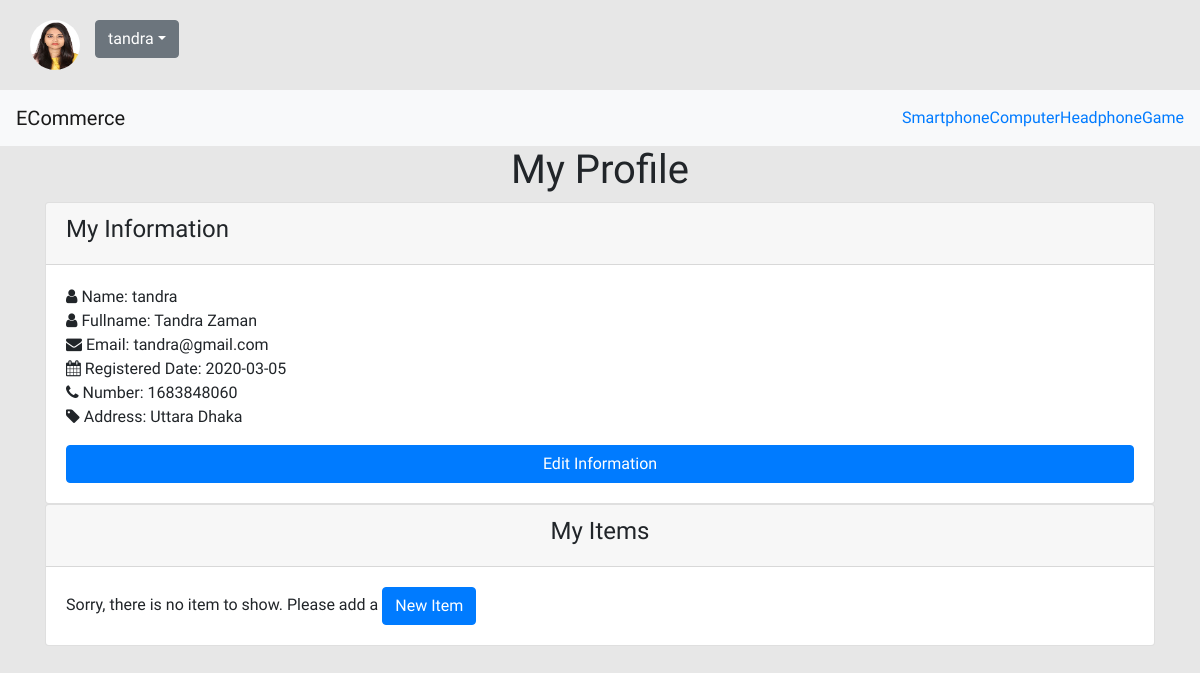
Before: /profile.php (signed in) with the older database file.
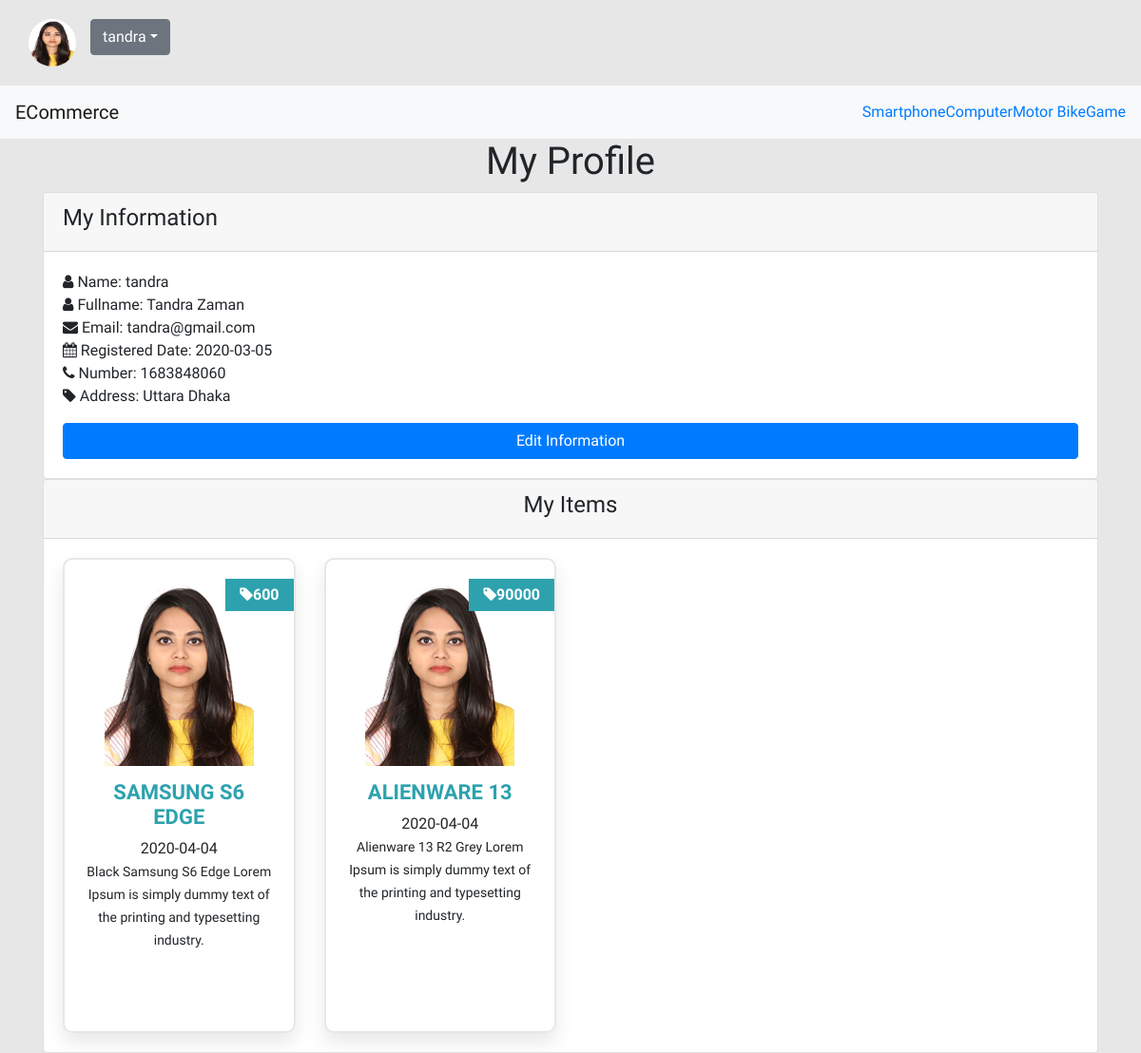
After: the same page with the newer database file.
### tables this page shows
CREATE TABLE `categories` (
  `Cat_id` int(11) NOT NULL,
  `Cat_name` varchar(255) NOT NULL,
  `Cat_description` varchar(255) NOT NULL,
  `Cat_parent` int(11) NOT NULL COMMENT 'Identify Parent and Child (If 0 -> Parent Category)',
  `Cat_ordering` int(11) NOT NULL,
  `Cat_visibility` int(11) NOT NULL,
  `Cat_comments` int(11) NOT NULL,
  `Cat_ads` int(11) NOT NULL
);

CREATE TABLE `users` (
  `UserID` int(11) NOT NULL COMMENT 'Define User ID ',
  `Username` varchar(255) NOT NULL COMMENT 'To identify the user',
  `Password` varchar(255) NOT NULL COMMENT 'User Password',
  `FullName` varchar(255) NOT NULL COMMENT 'User''s Fullname',
  `Email` varchar(255) NOT NULL COMMENT 'User''s Email',
  `PhoneNumber` int(11) NOT NULL,
  `PAddress` varchar(255) NOT NULL,
  `RegStatus` int(11) NOT NULL COMMENT 'Registration status',
  `GroupID` int(11) NOT NULL COMMENT 'Group of Users',
  `Date` date NOT NULL COMMENT 'Date',
  `Avatar` varchar(255) NOT NULL
);

CREATE TABLE `items` (
  `Item_ID` int(11) NOT NULL,
  `Item_name` varchar(255) NOT NULL,
  `Item_description` varchar(255) NOT NULL,
  `Item_price` int(11) NOT NULL,
  `Item_date` date NOT NULL,
  `Item_country` varchar(255) NOT NULL,
  `Item_status` int(11) NOT NULL,
  `Item_rating` smallint(6) NOT NULL,
  `Cat_ID` int(11) NOT NULL,
  `User_ID` int(11) NOT NULL,
  `Item_image` varchar(255) NOT NULL,
  `Item_approval` int(11) NOT NULL DEFAULT 0
);

### init.php (called while the page is built, shortened)
<?php
    include 'admin/connect.php';
    $sessionedUser = '';
    if(isset($_SESSION['user'])){
        $sessionedUser = $_SESSION['user'];
    }
    $tpl    = 'includes/templates/';
    $lang   = 'includes/languages/';
    $func   = 'includes/functions/';
    $css    = 'layout/css/';
    include $func . 'functions.php';
    include $lang . 'english.php';
    include $tpl  . 'header.php';
?>

### includes/languages/english.php (called while the page is built)
<?php
    function lang( $phrase ){
        static $lang = array(
            'HOME_ADMIN'    => 'ECommerce',
            'CATEGORIES'    => 'Categories',
            'ITEMS'         => 'Items',
            'MEMBERS'       => 'Members',
            'COMMENTS'      => 'Comments',
            'STATISTICS'    => 'Statistics'
        );
        return $lang[$phrase];
    }
?>

### includes/functions/functions.php (called while the page is built, shortened)
<?php
    function getAllFrom($field, $table, $where = NULL, $and = NULL, $orderingfield, $ordertype){
        global $connection;
        $getAll = $connection->prepare("SELECT $field FROM $table $where $and ORDER BY $orderingfield $ordertype");
        $getAll->execute();
        $all = $getAll->fetchAll();
        return $all;
    }
?>

### profile.php (the view, shortened to what this page needs)
<?php
    include 'init.php';
    if (isset($_SESSION['user'])) {
        $getUser = $connection->prepare('SELECT * FROM users WHERE Username = ?');
        $getUser->execute([$_SESSION['user']]);
        $info = $getUser->fetch();
        $userid = $info['UserID'];
?>
    <section>
        <div class="container">
            <div class="row">
                <div class="col-lg-12">
                    <h1 class="text-center">My Profile</h1>
                </div>
            </div>
        </div>
    </section>
    <section>
        <div class="container">
            <div class="row">
                <div class="col-lg-12">
                    <div class="card">
                        <div class="card-header">
                            <h4>My Information</h4>
                        </div>
                        <div class="card-body">
                            <ul class="list-unstyled">
                                <li><i class="fa fa-user"></i><span> Name</span>: <?= $info['Username']; ?></li>
                                <li><i class="fa fa-user"></i><span> Fullname</span>: <?= $info['FullName']; ?></li>
                                <li><i class="fa fa-envelope"></i><span> Email</span>: <?= $info['Email']; ?></li>
                                <li><i class="fa fa-calendar"></i><span> Registered Date</span>: <?= $info['Date']; ?></li>
                                <li><i class="fa fa-phone"></i><span> Number</span>: <?= $info['PhoneNumber']; ?></li>
                                <li><i class="fa fa-tag"></i><span> Address</span>: <?= $info['PAddress']; ?></li>
                            </ul>
                            <a href="" class="btn btn-primary btn-block">Edit Information</a>
                        </div>
                    </div>
                </div>
            </div>
        </div>
    </section>
    <section>
        <div class="container">
            <div class="row">
                <div class="col-lg-12">
                    <div class="card">
                        <div class="card-header">
                            <h4 class="text-center">My Items</h4>
                        </div>
                        <div class="card-body">
                            <?php
                                $myItems = getAllFrom("*", "items", "WHERE User_ID = $userid", "", "", "Item_ID");
                                if(!empty($myItems)){
                                    echo '<div class="row">';
                                        foreach ($myItems as $item) {
                                            echo '<div class="col-lg-3">';
                                                echo '<div class="item-box">';
                                                    if($item['Item_approval'] == 0){
                                                        echo '<div class="alert alert-warning">Waiting for approval from admin</div>';
                                                    }else{
                                                        echo "<span class='price-tag'><i class='fa fa-tag'></i>{$item["Item_price"]}</span>";
                                                        echo "<img src='layout/images/tandra.jpg' class='img-fluid'>";
                                                        echo "<h4 class='item-name'>{$item['Item_name']}</h4>";
                                                        echo "<span class='item-date'><p>{$item['Item_date']}</p></span>";
                                                        echo "<span class='item-desc'>{$item['Item_description']}</span>";
                                                    }
                                                echo '</div>';
                                            echo '</div>';
                                        }
                                    echo '</div>';
                                }else{
                                    echo "Sorry, there is no item to show. Please add a <a href='addnewitem.php' class='btn btn-primary'>New Item</a> ";
                                }
                            ?>
                        </div>
                    </div>
                </div>
            </div>
        </div>
    </section>
<?php
    }else{
        header('Location:login.php');
        exit();
    }
    include $tpl.'footer.php';
?>

### includes/templates/header.php (shortened to what this page needs)
<!doctype html>
<html lang="en">
<head>
  <link rel="stylesheet" href="https://maxcdn.bootstrapcdn.com/bootstrap/4.0.0/css/bootstrap.min.css">
  <link rel="stylesheet" href="https://stackpath.bootstrapcdn.com/bootstrap/4.4.1/css/bootstrap.min.css">
  <link href="https://stackpath.bootstrapcdn.com/font-awesome/4.7.0/css/font-awesome.min.css" rel="stylesheet">
  <link rel="stylesheet" type="text/css" href="<?= $css; ?>frontend.css">
</head>
<body>
  <div class="upper-navbar">
    <div class="container">
      <div class="row">
        <?php
        if (isset($_SESSION['user'])) {
        ?>
          <img src="layout/images/tandra.jpg" class="img-fluid user-img" alt="User Profile Picture">
          <div class="dropdown">
            <button class="btn btn-secondary dropdown-toggle" type="button" id="dropdownMenuButton" data-toggle="dropdown" aria-haspopup="true" aria-expanded="false"><?= $sessionedUser; ?></button>
          </div>
        <?php
        } else {
        ?>
          <a href="login.php">
            <span class="">Login | Signup</span>
          </a>
        <?php
        }
        ?>
      </div>
    </div>
  </div>
  <nav class="navbar navbar-expand-lg navbar-light bg-light">
    <a class="navbar-brand" href="index.php"><?= lang('HOME_ADMIN'); ?></a>
    <div class="collapse navbar-collapse" id="navbarSupportedContent">
      <ul class="navbar-nav ml-auto">
        <?php
          $allCats = getAllFrom("*", "categories", "WHERE Cat_parent = 0", "","Cat_id","ASC");
          foreach ($allCats as $cat) {
            echo
            "<li class='nav-class'>
              <a href='categories.php?pageid={$cat['Cat_id']}'>
                  {$cat['Cat_name']}
              </a>
            </li>";
          }
        ?>
      </ul>
    </div>
  </nav>

### includes/templates/footer.php (shortened to what this page needs)
  </body>
</html>

### layout/css/frontend.css (style rules this page uses)
* { padding: 0; margin: 0; }
body { font-family: "Spartan", sans-serif; background-color: #e7e7e7; min-height: 100vh; }
.upper-navbar { padding : 20px 0px; background-color: #e7e7e7; }
.user-img { width: 50px; height: 50px; border-radius: 50%; margin-right: 15px; }
.item-box { padding: 20px; border: 2px solid #e7e7e7; border-radius: 10px; text-align: center; position: relative; min-height: 500px; box-shadow: 0px 10px 20px #e8e8e8; }
.price-tag { position: absolute; right: 0; color: #fff; font-weight: 700; padding: 5px 15px; background: #2da2ae; }
.item-name { color: #2da2ae; font-size: 22px; text-transform: uppercase; padding: 15px 20px 0px; font-weight: 700; }
.item-date p { margin: 0; font-weight: 500; }
.item-desc { font-weight: 400; font-size: 14px; margin-bottom: 20px; }

Changed rows visible on the page:
changed categories: Cat_name "Headphone" → "Motor Bike"
added items: Item_price "600", Item_approval 1 (drawn), Item_name "SAMSUNG S6 EDGE", Item_date "2020-04-04", Item_description "Black Samsung S6 Edge Lorem Ipsum is simply dummy text of the printing and typesetting industry."
added items: Item_price "90000", Item_approval 1 (drawn), Item_name "ALIENWARE 13", Item_date "2020-04-04", Item_description "Alienware 13 R2 Grey Lorem Ipsum is simply dummy text of the printing and typesetting industry."
Other visible differences:
text no longer shown: "Sorry, there is no item to show. Please add a New Item"
